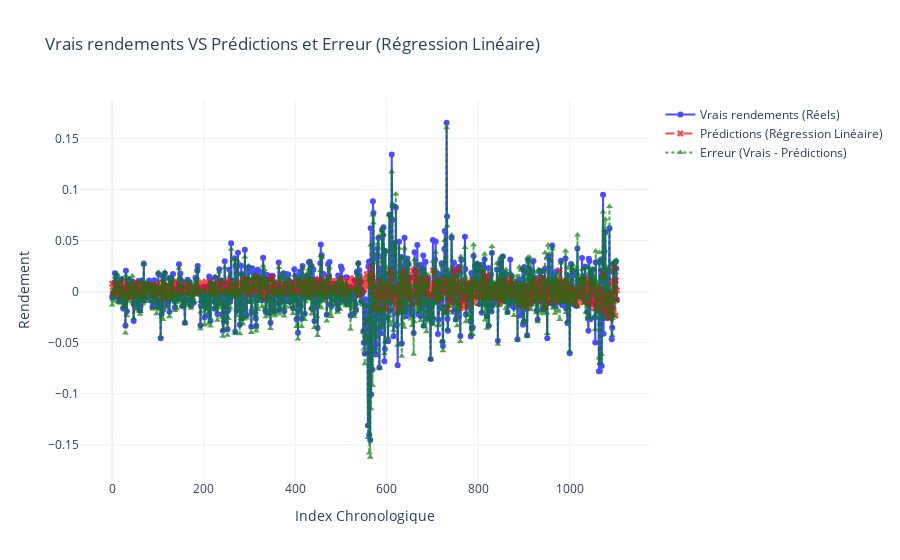

The notebook cell this image was saved under:
### Code cell
errors = np.array(y_test) - np.array(y_pred_lin)

fig = go.Figure()

# Ajout des vrais rendements
fig.add_trace(go.Scatter(
    x=list(range(len(y_test))),
    y=y_test,
    mode='lines+markers',
    name='Vrais rendements (Réels)',
    line=dict(color='blue', dash='solid'),
    marker=dict(symbol='circle'),
    opacity=0.7
))

# Ajout des prédictions
fig.add_trace(go.Scatter(
    x=list(range(len(y_pred_lin))),
    y=y_pred_lin,
    mode='lines+markers',
    name='Prédictions (Régression Linéaire)',
    line=dict(color='red', dash='dash'),
    marker=dict(symbol='x'),
    opacity=0.7
))

# Ajout des erreurs
fig.add_trace(go.Scatter(
    x=list(range(len(errors))),
    y=errors,
    mode='lines+markers',
    name='Erreur (Vrais - Prédictions)',
    line=dict(color='green', dash='dot'),
    marker=dict(symbol='triangle-up'),
    opacity=0.7
))

fig.update_layout(
    title="Vrais rendements VS Prédictions et Erreur (Régression Linéaire)",
    xaxis_title="Index Chronologique",
    yaxis_title="Rendement",
    legend=dict(font=dict(size=12)),
    grid=dict(rows=1, columns=1),
    template="plotly_white"
)

fig.show()

### Figure 1 — Plotly figure (JSON) as saved in the notebook; plotly's stock layout.template omitted (floating-point values rounded to 4 significant figures; data arrays with more than 128 entries replaced by an {"elided": "..."} marker saying what was removed)
{"data": [{"line": {"color": "blue", "dash": "solid"}, "marker": {"symbol": "circle"}, "mode": "lines+markers", "name": "Vrais rendements (Réels)", "opacity": 0.7, "type": "scatter", "x": {"elided": "1104 int values"}, "y": {"elided": "1104 float values"}}, {"line": {"color": "red", "dash": "dash"}, "marker": {"symbol": "x"}, "mode": "lines+markers", "name": "Prédictions (Régression Linéaire)", "opacity": 0.7, "type": "scatter", "x": {"elided": "1104 int values"}, "y": {"elided": "1104 float values"}}, {"line": {"color": "green", "dash": "dot"}, "marker": {"symbol": "triangle-up"}, "mode": "lines+markers", "name": "Erreur (Vrais - Prédictions)", "opacity": 0.7, "type": "scatter", "x": {"elided": "1104 int values"}, "y": {"elided": "1104 float values"}}], "layout": {"grid": {"columns": 1, "rows": 1}, "legend": {"font": {"size": 12}}, "title": {"text": "Vrais rendements VS Prédictions et Erreur (Régression Linéaire)"}, "xaxis": {"title": {"text": "Index Chronologique"}}, "yaxis": {"title": {"text": "Rendement"}}}}
